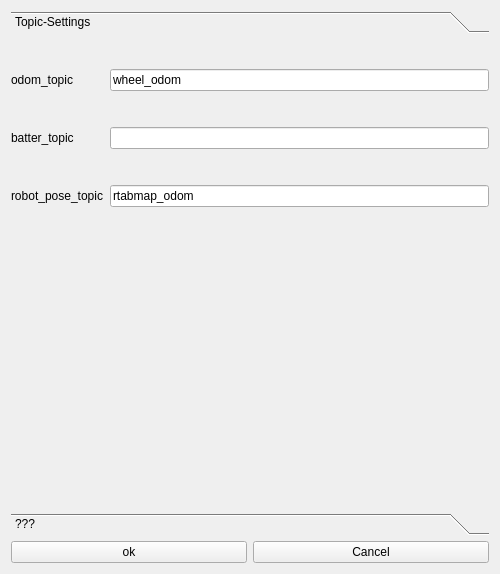
<?xml version="1.0" encoding="UTF-8"?>
<ui version="4.0">
 <class>settings</class>
 <widget class="QWidget" name="settings">
  <property name="geometry">
   <rect>
    <x>0</x>
    <y>0</y>
    <width>500</width>
    <height>574</height>
   </rect>
  </property>
  <property name="windowTitle">
   <string>Form</string>
  </property>
  <layout class="QVBoxLayout" name="verticalLayout_2">
   <item>
    <widget class="QToolBox" name="toolBox">
     <property name="toolTip">
      <string/>
     </property>
     <property name="currentIndex">
      <number>0</number>
     </property>
     <widget class="QWidget" name="page">
      <property name="geometry">
       <rect>
        <x>0</x>
        <y>0</y>
        <width>478</width>
        <height>200</height>
       </rect>
      </property>
      <property name="maximumSize">
       <size>
        <width>16777215</width>
        <height>200</height>
       </size>
      </property>
      <attribute name="label">
       <string>Topic-Settings</string>
      </attribute>
      <layout class="QVBoxLayout" name="verticalLayout">
       <property name="leftMargin">
        <number>0</number>
       </property>
       <property name="topMargin">
        <number>0</number>
       </property>
       <property name="rightMargin">
        <number>0</number>
       </property>
       <property name="bottomMargin">
        <number>0</number>
       </property>
       <item>
        <widget class="QWidget" name="widget_2" native="true">
         <property name="maximumSize">
          <size>
           <width>16777215</width>
           <height>16777215</height>
          </size>
         </property>
         <layout class="QGridLayout" name="gridLayout">
          <property name="leftMargin">
           <number>0</number>
          </property>
          <property name="topMargin">
           <number>0</number>
          </property>
          <property name="rightMargin">
           <number>0</number>
          </property>
          <property name="bottomMargin">
           <number>0</number>
          </property>
          <item row="0" column="0">
           <widget class="QLabel" name="label">
            <property name="text">
             <string>odom_topic</string>
            </property>
           </widget>
          </item>
          <item row="4" column="1">
           <widget class="QLineEdit" name="lineEdit">
            <property name="text">
             <string>rtabmap_odom</string>
            </property>
           </widget>
          </item>
          <item row="0" column="1">
           <widget class="QLineEdit" name="lineEdit_odom">
            <property name="text">
             <string>wheel_odom</string>
            </property>
           </widget>
          </item>
          <item row="4" column="0">
           <widget class="QLabel" name="label_3">
            <property name="text">
             <string>robot_pose_topic</string>
            </property>
           </widget>
          </item>
          <item row="1" column="1">
           <widget class="QLineEdit" name="lineEdit_power"/>
          </item>
          <item row="1" column="0">
           <widget class="QLabel" name="label_2">
            <property name="text">
             <string>batter_topic</string>
            </property>
           </widget>
          </item>
         </layout>
        </widget>
       </item>
      </layout>
     </widget>
     <widget class="QWidget" name="page_2">
      <property name="geometry">
       <rect>
        <x>0</x>
        <y>0</y>
        <width>478</width>
        <height>443</height>
       </rect>
      </property>
      <attribute name="label">
       <string>???</string>
      </attribute>
     </widget>
    </widget>
   </item>
   <item>
    <widget class="QWidget" name="widget" native="true">
     <layout class="QHBoxLayout" name="horizontalLayout">
      <property name="leftMargin">
       <number>0</number>
      </property>
      <property name="topMargin">
       <number>0</number>
      </property>
      <property name="rightMargin">
       <number>0</number>
      </property>
      <property name="bottomMargin">
       <number>0</number>
      </property>
      <item>
       <widget class="QPushButton" name="pushButton">
        <property name="text">
         <string>ok</string>
        </property>
       </widget>
      </item>
      <item>
       <widget class="QPushButton" name="pushButton_2">
        <property name="text">
         <string>Cancel</string>
        </property>
       </widget>
      </item>
     </layout>
    </widget>
   </item>
  </layout>
 </widget>
 <resources/>
 <connections/>
</ui>
